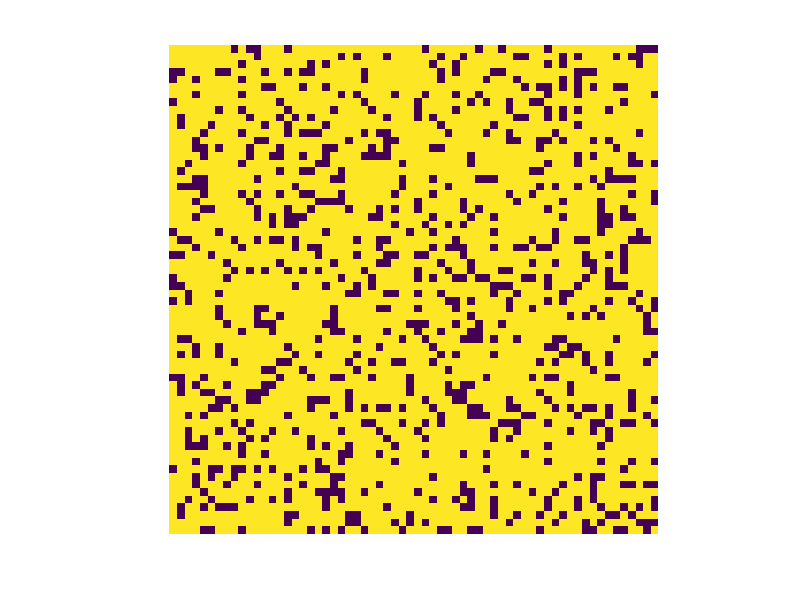

The MATLAB script that drew this image: (Note: this script raises an error after producing the figure.)
%%
% Game of life

n = 64;

X = zeros(n);

if 1
X(end/2-1:end/2+1,end/2-1:end/2+1) = randn(3)>0;
X = randn(n)>0;
else
    X(end/2,end/2)=1;
    X = imread('CA02.jpg');
    X = (X(:,:,1)>128);
    n = size(X,1);
end


clf;
X = zeros(n);


% click selection
if 0
clf; hold on;
while true
    axis equal; axis([1 n 1 n]);
    imagesc(X'); axis equal; axis off;
    colormap gray;
    box on;
    [a,b,button] = ginput(1);
    a = round(a); b = round(b);
    if button==3
        break;
    end
    X(a,b) = 1;
end
end

X = rand(n)>.8;

s = [2:n 1];
t = [n 1:n-1];

q = 90;
Xdraw = zeros(n);
for it=1:q
 	% display
    Xdraw = X + .3*Xdraw;
    clf; 
    imagesc(1-Xdraw'); axis tight;  axis equal;  axis off;
    drawnow; 
    colormap gray(256);
    % save
    imwrite(rescale(Upsc(rescale(1-Xdraw'),2)), [rep 'anim-' znum2str(it,3) '.png']);
    % count #neighbor
    M = X(s,s) + X(s,:) + X(s,t) + ...
        X(:,s) + X(:,t) + ...
        X(t,s) + X(t,:) + X(t,t);
    X = ( (X==1) & ( M==2 | M==3 ) ) | ( (X==0) &  M==3  );
end